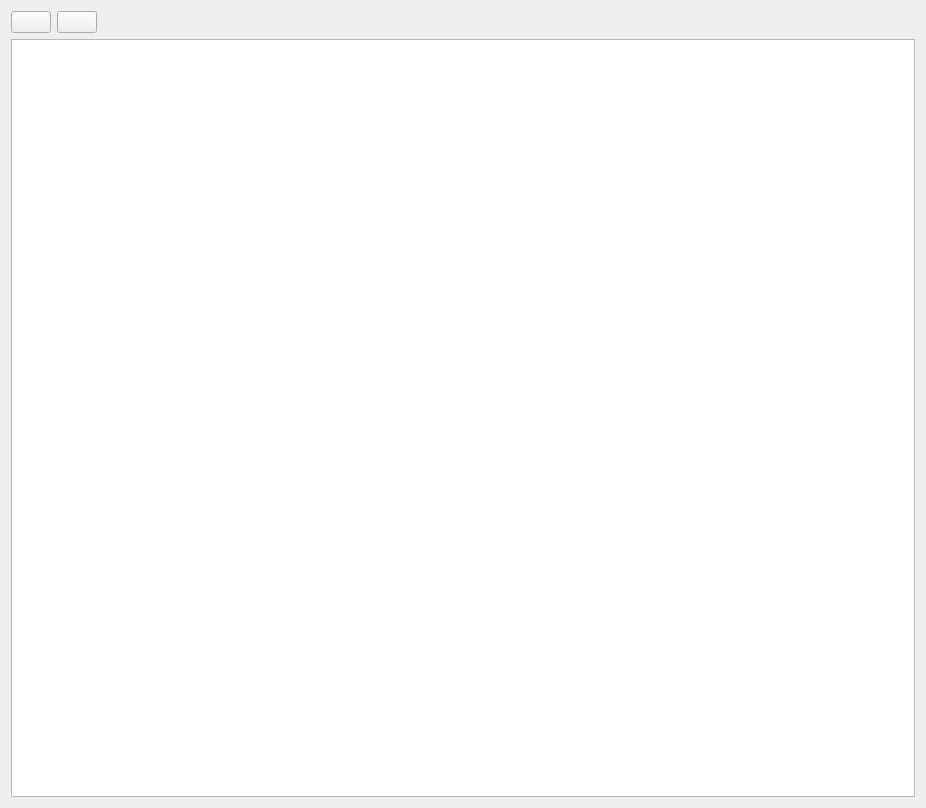
<?xml version="1.0" encoding="UTF-8"?>
<ui version="4.0">
 <class>AlarmsWidget</class>
 <widget class="QWidget" name="AlarmsWidget">
  <property name="geometry">
   <rect>
    <x>0</x>
    <y>0</y>
    <width>926</width>
    <height>808</height>
   </rect>
  </property>
  <property name="windowTitle">
   <string>Form</string>
  </property>
  <layout class="QVBoxLayout" name="verticalLayout">
   <item>
    <widget class="QWidget" name="widget_2" native="true">
     <layout class="QHBoxLayout" name="horizontalLayout">
      <property name="leftMargin">
       <number>0</number>
      </property>
      <property name="topMargin">
       <number>0</number>
      </property>
      <property name="rightMargin">
       <number>0</number>
      </property>
      <property name="bottomMargin">
       <number>0</number>
      </property>
      <item>
       <widget class="QPushButton" name="add">
        <property name="text">
         <string/>
        </property>
        <property name="icon">
         <iconset resource="../res/res.qrc">
          <normaloff>:/icons/ui/add.png</normaloff>:/icons/ui/add.png</iconset>
        </property>
        <property name="iconSize">
         <size>
          <width>24</width>
          <height>24</height>
         </size>
        </property>
       </widget>
      </item>
      <item>
       <widget class="QPushButton" name="remove">
        <property name="text">
         <string/>
        </property>
        <property name="icon">
         <iconset resource="../res/res.qrc">
          <normaloff>:/icons/ui/remove.png</normaloff>:/icons/ui/remove.png</iconset>
        </property>
        <property name="iconSize">
         <size>
          <width>24</width>
          <height>24</height>
         </size>
        </property>
       </widget>
      </item>
      <item>
       <spacer name="horizontalSpacer">
        <property name="orientation">
         <enum>Qt::Horizontal</enum>
        </property>
        <property name="sizeHint" stdset="0">
         <size>
          <width>40</width>
          <height>20</height>
         </size>
        </property>
       </spacer>
      </item>
     </layout>
    </widget>
   </item>
   <item>
    <widget class="QWidget" name="widget" native="true">
     <layout class="QVBoxLayout" name="verticalLayout_2">
      <property name="leftMargin">
       <number>0</number>
      </property>
      <property name="topMargin">
       <number>0</number>
      </property>
      <property name="rightMargin">
       <number>0</number>
      </property>
      <property name="bottomMargin">
       <number>0</number>
      </property>
      <item>
       <widget class="QTreeView" name="list"/>
      </item>
     </layout>
    </widget>
   </item>
  </layout>
 </widget>
 <resources>
  <include location="../res/res.qrc"/>
 </resources>
 <connections/>
</ui>
